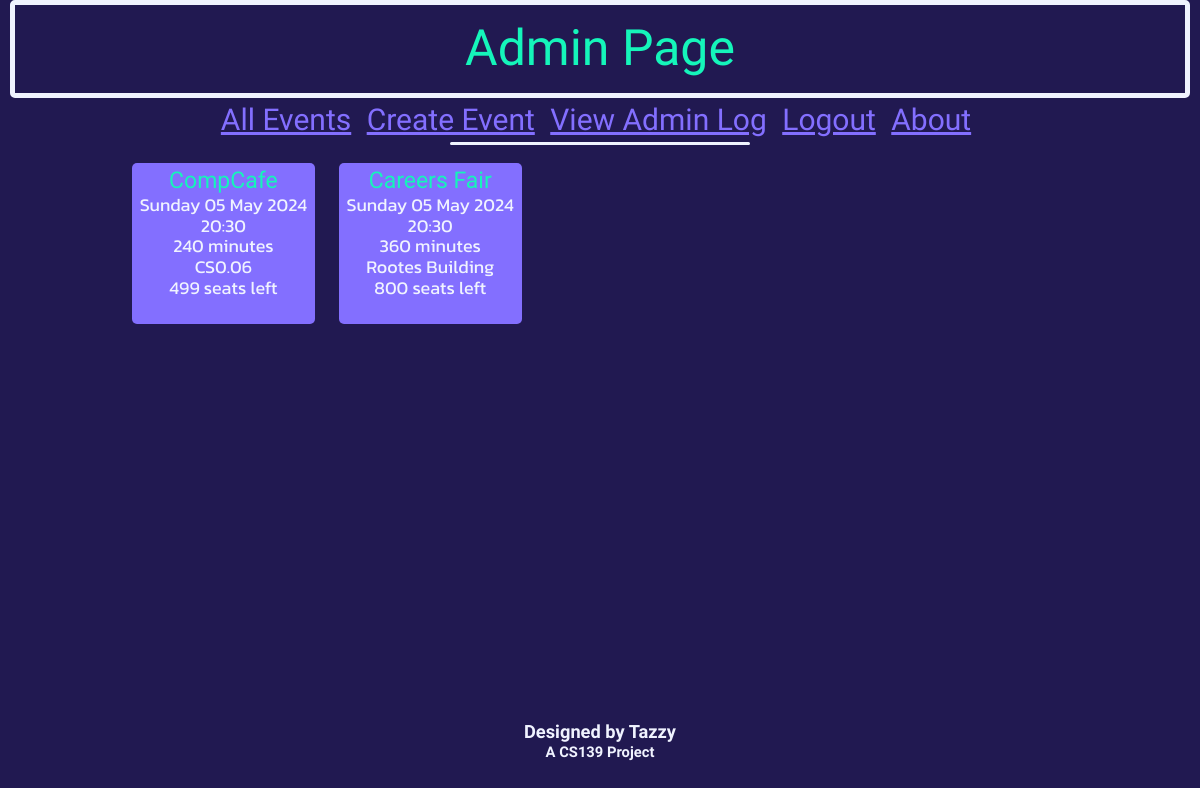
The app's page /superHome (signed in), older data.
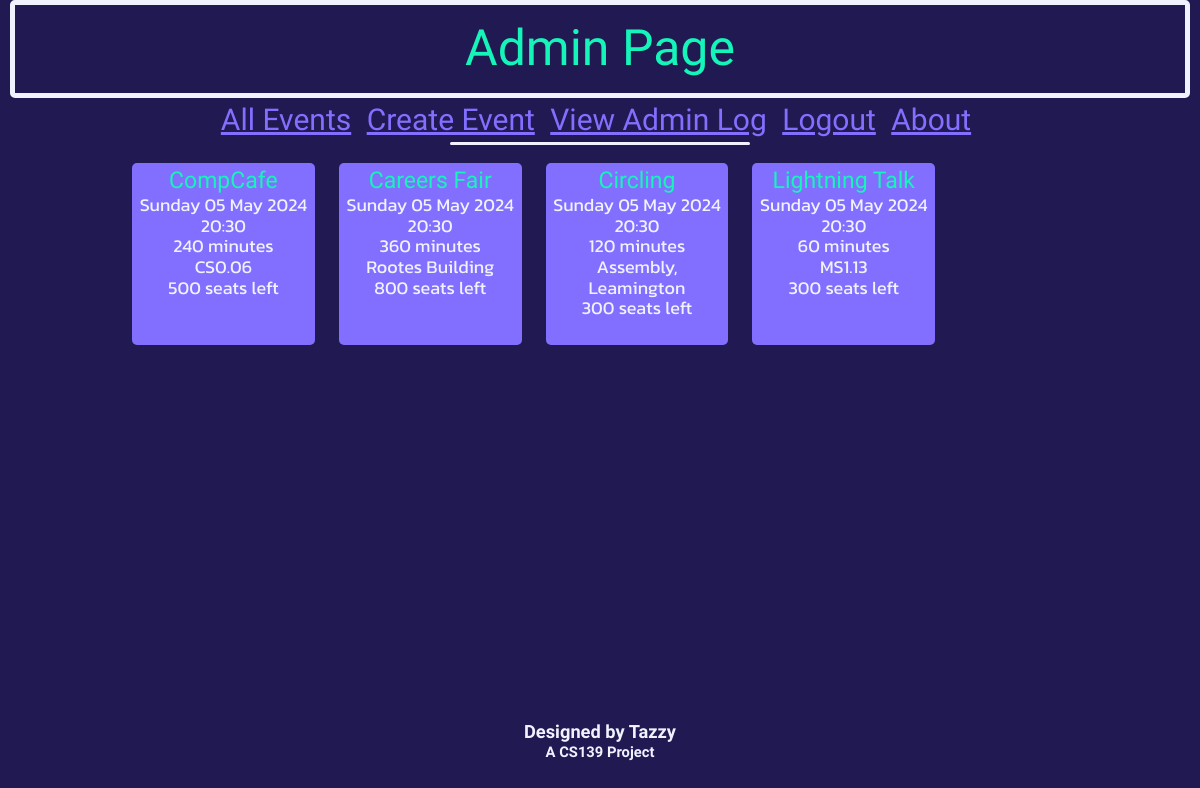
The same page, newer data.
### db_definition.py (models this page shows, shortened)
class Event(db.Model):
    __tablename__ = "events"
    event_id = db.Column(db.Integer, primary_key = True)
    name = db.Column(db.String(20))
    dateTime = db.Column(db.DateTime)
    duration = db.Column(db.Integer) # Minutes
    capacity = db.Column(db.Integer)
    ticketsSold = db.Column(db.Integer)
    location = db.Column(db.String(50))

### eventbyte.py (the view)
@app.route('/superHome')
def superHome():
    if (not current_user.is_authenticated) or (current_user.userClass != "super"):
        flash("Only admins can access this page.")
        return redirect('/home')
    updateTickets()
    return render_template('superHome.html', events=Event.query.all(), currTime = datetime.datetime.now())

### eventbyte.py (called while the page is built)
@loginManager.user_loader
def loadUser(user_id):
    return User.query.get(int(user_id))

def updateTickets():
    events = Event.query.all()
    for event in events:
        ticketNum = db.session.query(Ticket).where(Ticket.event_id == event.event_id, Ticket.status == "Upcoming").count()
        event.ticketsSold = ticketNum
        if event.dateTime <= datetime.datetime.now():
            tickets = db.session.query(Ticket).where(Ticket.event_id == event.event_id)
            for ticket in tickets:
                ticket.status = "Completed"
    db.session.commit()

### templates/superHome.html
{% extends 'base.html' %}
{% block heading %}
    <div class="title subtitle">
        Admin Page
    </div>
{% endblock %}
{% block content %}
    {% with messages = get_flashed_messages() %}
        {% if messages %}
        <div class="loginFlashes">
            {% for message in messages %}
            <p> {{ message }} </p>
            {% endfor %}
        </div>
        {% else %}
            <br>
        {% endif %}
    {% endwith %}
    {% include "eventList.html" %}
{% endblock %}

### templates/eventList.html (shortened to what this page needs)
<div id="eventsList">
    {% for event in events %}
        {% if event.dateTime > currTime %}
            <div class="event">
                <a href="/viewEvent?eventid={{event.event_id}}" style="text-decoration: none;"><span class="titleRef" style="font-size: 23px;">{{ event.name }}</span></a><br>
                {{ event.dateTime.strftime('%A') }} {{ event.dateTime.strftime('%d') }} {{ event.dateTime.strftime('%b') }} {{ event.dateTime.strftime('%Y') }}<br>
                {{ event.dateTime.strftime('%H') }}:{{ event.dateTime.strftime('%M') }}<br>
                {{ event.duration }} minutes<br>
                {{ event.location }}<br>
                {% if current_user.userClass == "super" %}
                    {{ event.capacity - event.ticketsSold }} seats left<br><br>
                {% elif event.ticketsSold == event.capacity %}
                    <span style="color: red;"><strong>SOLD OUT</strong></span><br>
                {% elif (event.ticketsSold >= (0.95 * event.capacity)) %}
                    <span style="color: red;"><strong>TICKETS LOW</strong></span><br>{{event.capacity - event.ticketsSold}} tickets left.<br>
                {% else %}
                    <br>
                {% endif %}
            </div>
        {% endif %}
    {% endfor %}
</div>

Row changes from the older to the newer data that the page shows:
changed Event "CompCafe": event.capacity-event.ticketsSold "499" → "500"
added Event: name "Circling", dateTime "Sunday", dateTime "05", dateTime "May", dateTime "2024", dateTime "20", dateTime "30", duration "120", location "Assembly, Leamington", event.capacity-event.ticketsSold "300"
added Event: name "Lightning Talk", dateTime "Sunday", dateTime "05", dateTime "May", dateTime "2024", dateTime "20", dateTime "30", duration "60", location "MS1.13", event.capacity-event.ticketsSold "300"
